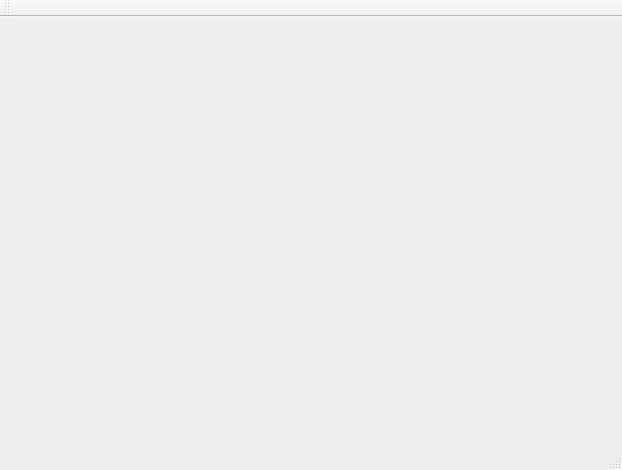
<?xml version="1.0" encoding="UTF-8"?>
<ui version="4.0">
 <class>MainWindow</class>
 <widget class="QMainWindow" name="MainWindow">
  <property name="geometry">
   <rect>
    <x>0</x>
    <y>0</y>
    <width>622</width>
    <height>470</height>
   </rect>
  </property>
  <property name="windowTitle">
   <string>MainWindow</string>
  </property>
  <widget class="QWidget" name="centralWidget">
   <layout class="QHBoxLayout" name="horizontalLayout">
    <item>
     <widget class="GLWidget" name="widget" native="true"/>
    </item>
   </layout>
  </widget>
  <widget class="QMenuBar" name="menuBar">
   <property name="geometry">
    <rect>
     <x>0</x>
     <y>0</y>
     <width>622</width>
     <height>27</height>
    </rect>
   </property>
  </widget>
  <widget class="QToolBar" name="mainToolBar">
   <attribute name="toolBarArea">
    <enum>TopToolBarArea</enum>
   </attribute>
   <attribute name="toolBarBreak">
    <bool>false</bool>
   </attribute>
  </widget>
  <widget class="QStatusBar" name="statusBar"/>
 </widget>
 <layoutdefault spacing="6" margin="11"/>
 <customwidgets>
  <customwidget>
   <class>GLWidget</class>
   <extends>QWidget</extends>
   <header>glwidget.h</header>
   <container>1</container>
  </customwidget>
 </customwidgets>
 <resources/>
 <connections/>
</ui>
